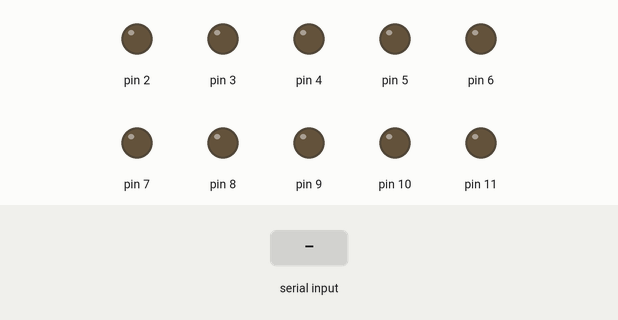
Recording of a sketch running on a simulated Arduino Mega 2560, built with avr-gcc and run on an emulated ATmega2560. Parts: output pins drawn as LEDs (lit = HIGH). Inputs (shaded band) come from the test bench. What the sketch prints to the serial monitor is not drawn.

Above: at 1.2 s.
1.3 s: "Init\n" received over the second serial link
At 1.4 s:
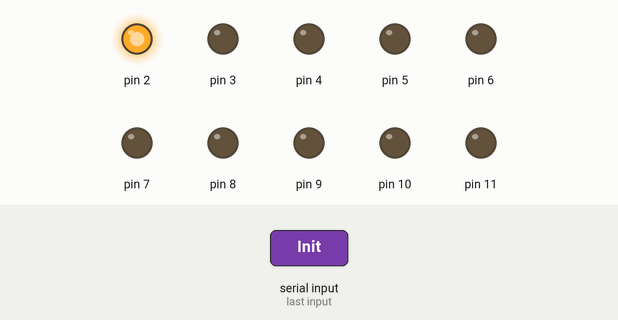
At 3.75 s:
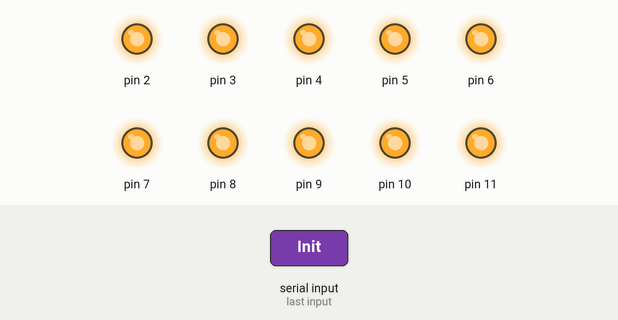
4.3 s: "UpdateBar:\n" received over the second serial link
6.0 s: "Alive\n" received over the second serial link
At 6.8 s:
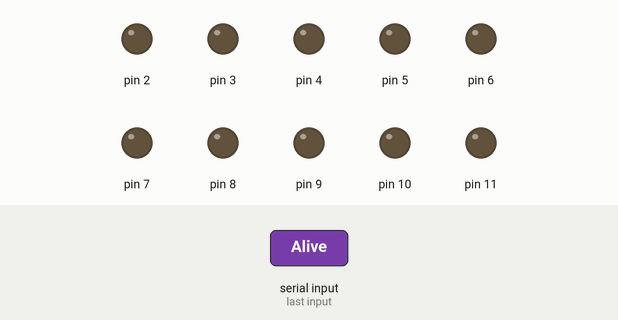
Timing chart, 0 to 9.0 s (numbered marks = the images above; inputs shaded):
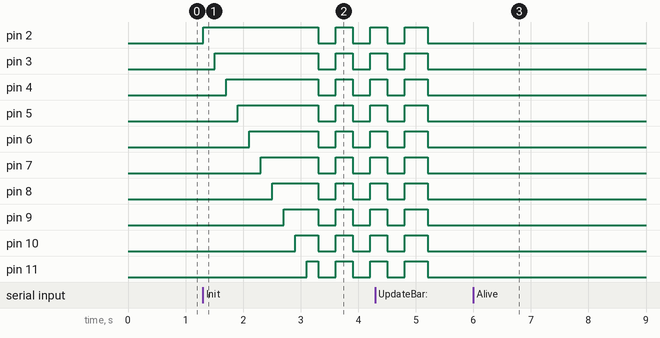

The sketch:

ArduinoDebuggerScript.ino
```cpp
#include <Keypad.h>

const byte ROWS = 4;
const byte COLS = 4;

char keys[ROWS][COLS] = {
  {'1', '2', '3', 'A'},
  {'4', '5', '6', 'B'},
  {'7', '8', '9', 'C'},
  {'*', '0', '#', 'D'}
};

byte rowPins[ROWS] = {22, 24, 26, 28};
byte colPins[COLS] = {30, 32, 34, 36};

Keypad keypad = Keypad(makeKeymap(keys), rowPins, colPins, ROWS, COLS);

bool connected = false;
int fails = 0;
long lastHeartbeatTime = 0;
const int MAX_FAILS = 3;
const long MAX_HEARTBEAT_TIME = 3000;

void setup() {
  Serial.begin(9600);
  Serial1.begin(9600);
  Serial.println("Arduino is ready");

  for (int i = 2; i <= 11; i++) {
    pinMode(i, OUTPUT);
    digitalWrite(i, LOW);
  }
}

void loop() {
  CheckHeartbeatState();

  HandleIncomingBluetoothComms();

  HandleKeypadInputs();

  delay(100);
}

void CheckHeartbeatState() {
  long currentMS = millis();
  if (currentMS - lastHeartbeatTime >= MAX_HEARTBEAT_TIME) {
    lastHeartbeatTime = currentMS;
    if (connected) {
      fails++;
      if (fails >= MAX_FAILS)
        Shutdown();
    }
  }
}

void HandleIncomingBluetoothComms() {
  if (Serial1.available() > 0) {
    String message = Serial1.readStringUntil('\n');
    if (message.equals("Init"))
      Startup();
    else if (message.equals("Alive"))
      fails = 0;
    else if (message.startsWith("UpdateBar:"))
      updateLEDBar(message.substring(10).toInt());
  }
}

void HandleKeypadInputs() {
  char key = keypad.getKey();
  if ((key >= '0' && key <= '9') || key == '*' || key == 'A' || key == 'B')
    Serial1.println(key);
}

void Flash() {
  for (int flash = 0; flash < 3; flash++) {
    for (int i = 2; i <= 11; i++)
      digitalWrite(i, LOW);
    delay(300);

    for (int i = 2; i <= 11; i++)
      digitalWrite(i, HIGH);
    delay(300);
  }
}

void Startup() {
  connected = true;
  if (fails != 0)
    fails = 0;

  for (int i = 2; i <= 11; i++) {
    digitalWrite(i, HIGH);
    delay(200);
  }

  Flash();
}

void Shutdown() {
  Flash();

  for (int i = 2; i <= 11; i++)
    digitalWrite(i, LOW);

  connected = false;
}

void updateLEDBar(int bars) {
  bars = constrain(bars, 0, 10);
  for (int i = 2; i <= 11; i++)
    digitalWrite(i, (i < 2 + bars));
}
```

Measured:
- after the input at 1.3 s, pin 2: goes HIGH 2.0 s, LOW 0.30 s, HIGH 0.30 s, LOW 0.30 s, then HIGH, starting at once; pin 3: goes HIGH 1.8 s, LOW 0.30 s, HIGH 0.30 s, LOW 0.30 s, then HIGH, starting after 0.21 s
- after the input at 6.0 s, pin 2–11: stops changing and stays LOW
